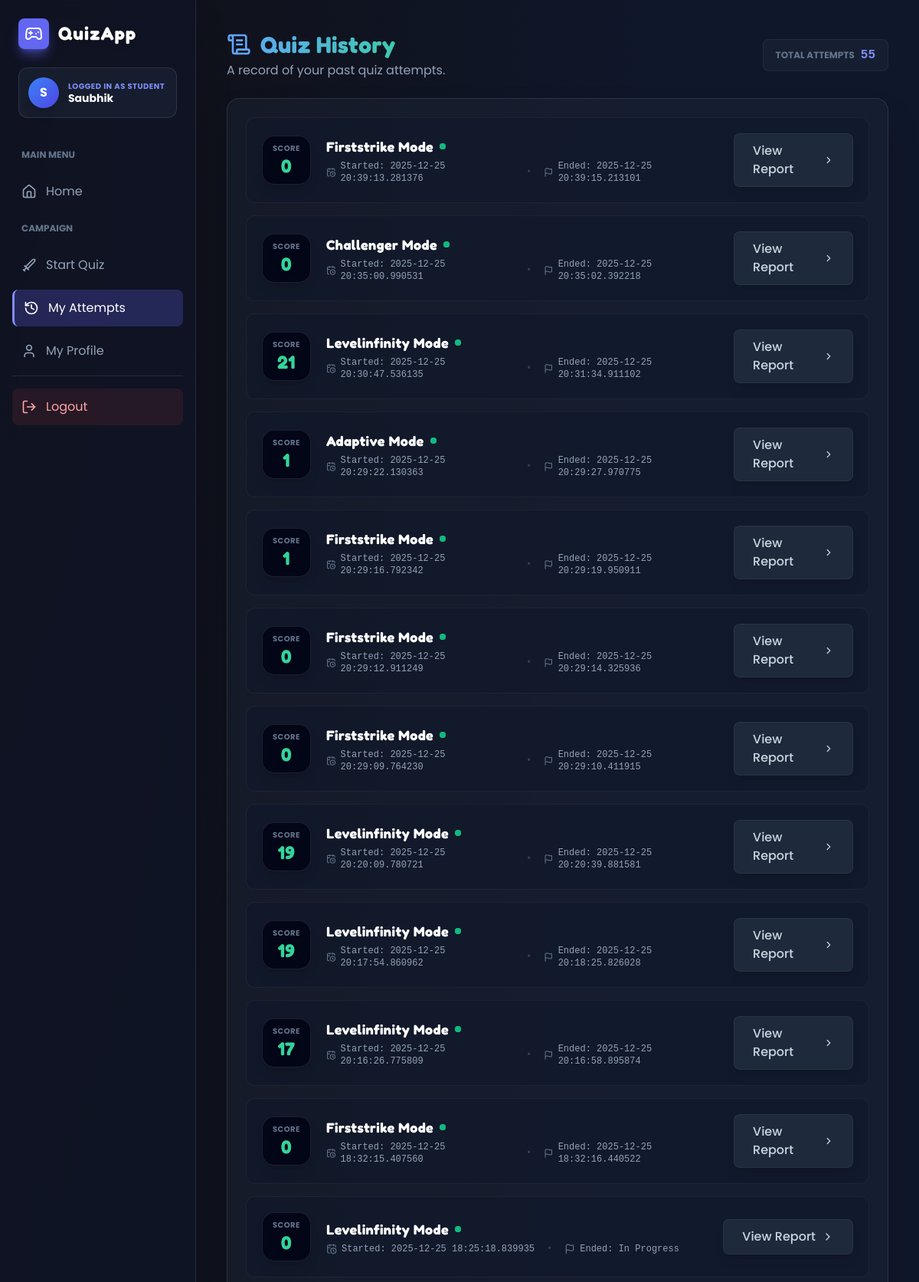
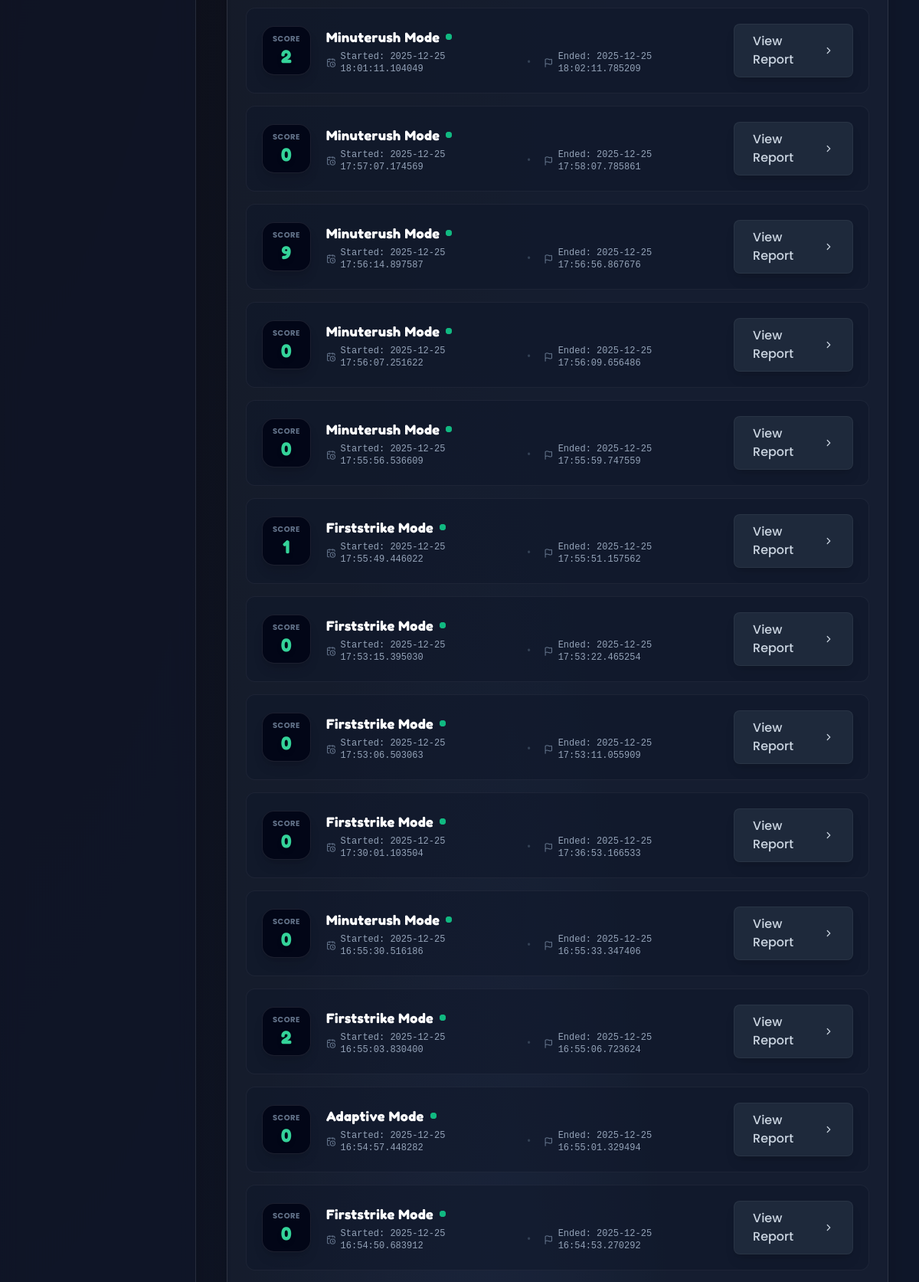
The app's page /quiz/my_attempts (signed in, upper part) with its own data (2 pictures, top to bottom).
### models.py (models this page shows, shortened)
class User(UserMixin, db.Model):
    id = db.Column(db.Integer, primary_key=True)
    username = db.Column(db.String(120), unique=True, nullable=False)
    password_hash = db.Column(db.String(256), nullable=False)
    role = db.Column(db.Enum(Role), default=Role.STUDENT)

class Attempt(db.Model):
    id = db.Column(db.Integer, primary_key=True)
    user_id = db.Column(db.Integer, nullable=False)
    mode = db.Column(db.String(50), nullable=False)
    score = db.Column(db.Integer, default=0)
    started_at = db.Column(db.DateTime, default=datetime.utcnow)
    ended_at = db.Column(db.DateTime)
    details = db.Column(db.Text)  # JSON encoded list of per-question events

### quiz/routes.py (the view)
@quiz_bp.route("/my_attempts")
@login_required
def my_attempts():
    attempts = Attempt.query.filter_by(user_id=current_user.id).order_by(Attempt.started_at.desc()).all()
    return render_template("my_attempts.html", attempts=attempts)

### models.py (called while the page is built)
@login_manager.user_loader
def load_user(user_id):
    try:
        return User.query.get(int(user_id))
    except Exception:
        return None

### templates/my_attempts.html (shortened to what this page needs)
{% extends "base.html" %}
{% block content %}
<div class="max-w-5xl mx-auto space-y-6 fade">
    <div class="flex flex-col md:flex-row items-start md:items-center justify-between gap-4">
        <div>
            <h2 class="text-3xl font-bold text-transparent bg-clip-text bg-gradient-to-r from-blue-400 to-emerald-400 font-game drop-shadow-sm flex items-center gap-3">
                <i data-lucide="scroll-text" class="text-blue-400 w-8 h-8"></i>
            </h2>
            <p class="text-slate-400 mt-1">A record of your past quiz attempts.</p>
        </div>
        {% if attempts %}
        <div class="flex items-center gap-2 bg-slate-800/50 px-4 py-2 rounded-lg border border-white/5">
            <span class="text-xs text-slate-500 uppercase font-bold">Total Attempts</span>
            <span class="text-indigo-400 font-bold font-mono">{{ attempts|length }}</span>
        </div>
        {% endif %}
    </div>
    <div class="bg-slate-800/40 backdrop-blur-md border border-white/10 rounded-2xl overflow-hidden p-6 shadow-2xl min-h-[50vh]">
        {% if attempts %}
            <div class="grid gap-4">
                {% for a in attempts %}
                <div class="group relative bg-slate-900/50 hover:bg-slate-800/80 border border-white/5 hover:border-indigo-500/30 rounded-xl p-5 transition-all duration-300 hover:-translate-y-1 flex flex-col md:flex-row items-center justify-between gap-4">
                    <div class="absolute inset-0 bg-gradient-to-r from-indigo-500/0 via-indigo-500/0 to-indigo-500/0 group-hover:via-indigo-500/5 transition-all rounded-xl pointer-events-none"></div>
                    <div class="flex items-center gap-5 w-full md:w-auto relative z-10">
                        <div class="flex-shrink-0 w-16 h-16 rounded-2xl bg-slate-950 border border-white/10 flex flex-col items-center justify-center shadow-lg group-hover:scale-110 group-hover:border-emerald-500/30 transition-all duration-300">
                            <span class="text-[10px] text-slate-500 font-bold uppercase tracking-wider">Score</span>
                            <span class="text-2xl font-bold text-emerald-400 font-game drop-shadow-md">{{ a.score }}</span>
                        </div>
                        <div class="space-y-1">
                            <div class="flex items-center gap-2">
                                <h3 class="text-lg font-bold text-white group-hover:text-indigo-300 transition-colors tracking-wide">
                                    {{ a.mode | capitalize }} Mode
                                </h3>
                                <span class="flex h-2 w-2 relative">
                                    <span class="relative inline-flex rounded-full h-2 w-2 bg-emerald-500"></span>
                                </span>
                            </div>
                            <div class="flex flex-col sm:flex-row sm:items-center gap-y-1 gap-x-4 text-xs text-slate-400 font-mono">
                                <div class="flex items-center gap-1.5">
                                    <i data-lucide="calendar-clock" class="w-3.5 h-3.5 text-slate-500"></i>
                                    <span>Started: {{ a.started_at }}</span>
                                </div>
                                <div class="hidden sm:block text-slate-700">•</div>
                                <div class="flex items-center gap-1.5">
                                    <i data-lucide="flag" class="w-3.5 h-3.5 text-slate-500"></i>
                                    <span>Ended: {{ a.ended_at or 'In Progress' }}</span>
                                </div>
                            </div>
                        </div>
                    </div>
                    <div class="flex items-center w-full md:w-auto justify-end relative z-10">
                        <a href="{{ url_for('quiz.results', attempt_id=a.id) }}"
                           class="w-full md:w-auto flex items-center justify-center gap-2 bg-slate-800 hover:bg-indigo-600 text-slate-300 hover:text-white px-6 py-2.5 rounded-lg border border-white/5 hover:border-indigo-400/50 transition-all font-medium shadow-lg group/btn">
                            <span>View Report</span>
                            <i data-lucide="chevron-right" class="w-4 h-4 group-hover/btn:translate-x-1 transition-transform"></i>
                        </a>
                    </div>
                </div>
                {% endfor %}
            </div>
        {% endif %}
    </div>
</div>
{% endblock %}

### templates/base.html (shortened to what this page needs)
<!DOCTYPE html>
<html lang="en">
<head>
    <script src="https://cdn.tailwindcss.com"></script>
    <link rel="stylesheet" href="{{ url_for('static', filename='css/style.css') }}">
</head>
<body class="flex flex-col md:flex-row min-h-screen overflow-hidden">
    {% if current_user.is_authenticated %}
    <aside id="sidebar"
        class="w-full md:w-64 glass-sidebar text-slate-300 flex flex-col shadow-2xl z-20 shrink-0 h-screen overflow-y-auto">
        <div class="p-6 pb-2">
            <div class="flex items-center gap-3 mb-6">
                <div class="bg-indigo-500 p-2 rounded-lg shadow-lg shadow-indigo-500/50">
                    <i data-lucide="gamepad-2" class="text-white w-6 h-6"></i>
                </div>
                <h2 class="text-2xl font-bold text-white font-game tracking-wider drop-shadow-md">QuizApp</h2>
            </div>
            <div class="bg-slate-800/50 p-3 rounded-xl border border-white/10 mb-4 flex items-center gap-3">
                <div
                    class="w-10 h-10 rounded-full bg-gradient-to-br from-blue-500 to-indigo-600 flex items-center justify-center text-white font-bold shadow-lg">
                    {{ current_user.username[0] | upper }}
                </div>
                <div class="overflow-hidden">
                    <p class="text-[10px] font-bold text-indigo-400 uppercase tracking-wider truncate">
                        Logged in as {{ current_user.role.value | capitalize }}
                    </p>
                    <div class="font-bold text-white truncate text-sm leading-tight">{{ current_user.username }}</div>
                </div>
            </div>
        </div>
        <nav class="flex-1 px-4 space-y-2 pb-6">
            <div class="text-xs font-bold text-slate-500 uppercase px-3 py-2 mt-2">Main Menu</div>
            <a class="block p-3 rounded-lg nav-item flex items-center gap-3 {% if request.endpoint == 'auth.index' %}active{% endif %}" href="{{ url_for('auth.index') }}">
                <i data-lucide="home" class="w-5 h-5"></i>
                <span>Home</span>
            </a>
            {% if current_user.role is defined and current_user.role.value == "teacher" %}
            <div class="text-xs font-bold text-slate-500 uppercase px-3 py-2 mt-4">Admin Zone</div>
            <a class="block p-3 rounded-lg nav-item flex items-center gap-3 {% if 'teacher.dashboard' in request.endpoint %}active{% endif %}" href="{{ url_for('teacher.dashboard') }}">
                <i data-lucide="layout-dashboard" class="w-5 h-5"></i>
                <span>Dashboard</span>
            </a>
            <a class="block p-3 rounded-lg nav-item flex items-center gap-3 {% if 'teacher.questions' in request.endpoint %}active{% endif %}" href="{{ url_for('teacher.questions') }}">
                <i data-lucide="scroll" class="w-5 h-5"></i>
                <span>Questions</span>
            </a>
            <a class="block p-3 rounded-lg nav-item flex items-center gap-3 {% if 'teacher.analytics' in request.endpoint %}active{% endif %}" href="{{ url_for('teacher.analytics') }}">
                <i data-lucide="bar-chart-2" class="w-5 h-5"></i>
                <span>Analytics</span>
            </a>
            {% else %}
            <div class="text-xs font-bold text-slate-500 uppercase px-3 py-2 mt-4">Campaign</div>
            <a class="block p-3 rounded-lg nav-item flex items-center gap-3 {% if 'quiz.start' in request.endpoint or 'quiz.run_quiz' in request.endpoint %}active{% endif %}" href="{{ url_for('quiz.start') }}">
                <i data-lucide="sword" class="w-5 h-5"></i>
                <span>Start Quiz</span>
            </a>
            <a class="block p-3 rounded-lg nav-item flex items-center gap-3 {% if 'quiz.my_attempts' in request.endpoint %}active{% endif %}" href="{{ url_for('quiz.my_attempts') }}">
                <i data-lucide="history" class="w-5 h-5"></i>
                <span>My Attempts</span>
            </a>
            <a class="block p-3 rounded-lg nav-item flex items-center gap-3 {% if 'quiz.profile' in request.endpoint %}active{% endif %}" href="{{ url_for('quiz.profile') }}">
                <i data-lucide="user" class="w-5 h-5"></i>
                <span>My Profile</span>
            </a>
            {% endif %}
            <div class="mt-8 pt-4 border-t border-white/10">
                <a href="{{ url_for('auth.logout') }}" class="block p-3 rounded-lg
              bg-red-500/10 text-red-300
              hover:bg-red-500/30 hover:text-red-100
              transition-all flex items-center gap-3 group">
                    <i data-lucide="log-out" class="w-5 h-5 transition-transform group-hover:-translate-x-1"></i>
                    <span>Logout</span>
                </a>
            </div>
        </nav>
    </aside>
    {% endif %}
    <main class="flex-1 p-6 md:p-10 fade h-screen overflow-y-auto relative">
        <div class="max-w-7xl mx-auto pb-20">
            {% block content %}{% endblock %}
        </div>
    </main>
</body>
</html>

### static/css/style.css (style rules this page uses)
:root { --game-bg: #0f172a; --game-glass: rgba(15, 23, 42, 0.6); --game-border: rgba(255, 255, 255, 0.1); --accent-indigo: #6366f1; --accent-purple: #a855f7; --accent-emerald: #10b981; --accent-red: #ef4444; }
body { font-family: 'Poppins', sans-serif; background-color: var(--game-bg); color: #e2e8f0; min-height: 100vh; background-image: radial-gradient(at 0% 0%, hsla(253, 16%, 7%, 1) 0, transparent 50%), radial-gradient(at 50% 100%, hsla(225, 39%, 30%, 1) 0, transparent 50%); background-attachment: fixed; }
h1, h2, h3, h4, .font-game { font-family: 'Fredoka', sans-serif; letter-spacing: 0.5px; }
.glass-sidebar { background: var(--game-glass); backdrop-filter: blur(12px); -webkit-backdrop-filter: blur(12px); border-right: 1px solid var(--game-border); }
.nav-item { transition: all 0.2s cubic-bezier(0.4, 0, 0.2, 1); position: relative; overflow: hidden; color: #94a3b8; }
.nav-item::before { content: ''; position: absolute; left: 0; top: 0; height: 100%; width: 3px; background: var(--accent-indigo); opacity: 0; transition: opacity 0.2s; }
.fade { animation: fadeUp 0.5s ease-out forwards; }

### templates/base.html (style rules this page uses)
:root { --game-bg: #0f172a; --sidebar-glass: rgba(15, 23, 42, 0.6); --border-glass: rgba(255, 255, 255, 0.1); }
body { font-family: 'Poppins', sans-serif; background-color: var(--game-bg); background-image: radial-gradient(at 0% 0%, hsla(253, 16%, 7%, 1) 0, transparent 50%), radial-gradient(at 50% 100%, hsla(225, 39%, 30%, 1) 0, transparent 50%); color: #e2e8f0; min-height: 100vh; }
h1, h2, h3, h4, .font-game { font-family: 'Fredoka', sans-serif; letter-spacing: 0.5px; }
.glass-sidebar { background: var(--sidebar-glass); backdrop-filter: blur(12px); border-right: 1px solid var(--border-glass); }
.nav-item { transition: all 0.2s cubic-bezier(0.4, 0, 0.2, 1); position: relative; overflow: hidden; }
.nav-item.active { background: rgba(99, 102, 241, 0.25); color: #fff; border-left: 3px solid #818cf8; border-radius: 0.5rem; }
.nav-item::before { content: ''; position: absolute; left: 0; top: 0; height: 100%; width: 4px; background: #818cf8; opacity: 0; transition: opacity 0.2s; }
.fade { animation: levelUpFade 0.5s ease-out forwards; }

### records on screen
User: username "S", role.value "STUDENT", username "Saubhik"
Attempt: score "0", mode "Firststrike", started_at "2025-12-25 20:39:13.281376", ended_at "2025-12-25 20:39:15.213101"
Attempt: score "0", mode "Challenger", started_at "2025-12-25 20:35:00.990531", ended_at "2025-12-25 20:35:02.392218"
Attempt: score "21", mode "Levelinfinity", started_at "2025-12-25 20:30:47.536135", ended_at "2025-12-25 20:31:34.911102"
Attempt: score "1", mode "Adaptive", started_at "2025-12-25 20:29:22.130363", ended_at "2025-12-25 20:29:27.970775"
Attempt: score "1", mode "Firststrike", started_at "2025-12-25 20:29:16.792342", ended_at "2025-12-25 20:29:19.950911"
Attempt: score "0", mode "Firststrike", started_at "2025-12-25 20:29:12.911249", ended_at "2025-12-25 20:29:14.325936"
Attempt: score "0", mode "Firststrike", started_at "2025-12-25 20:29:09.764230", ended_at "2025-12-25 20:29:10.411915"
Attempt: score "19", mode "Levelinfinity", started_at "2025-12-25 20:20:09.780721", ended_at "2025-12-25 20:20:39.881581"
Attempt: score "19", mode "Levelinfinity", started_at "2025-12-25 20:17:54.860962", ended_at "2025-12-25 20:18:25.826028"
Attempt: score "17", mode "Levelinfinity", started_at "2025-12-25 20:16:26.775809", ended_at "2025-12-25 20:16:58.895874"
Attempt: score "0", mode "Firststrike", started_at "2025-12-25 18:32:15.407560", ended_at "2025-12-25 18:32:16.440522"
Attempt: score "0", mode "Levelinfinity", started_at "2025-12-25 18:25:18.839935", ended_at "In Progress"
Attempt: score "2", mode "Minuterush", started_at "2025-12-25 18:01:11.104049", ended_at "2025-12-25 18:02:11.785209"
Attempt: score "0", mode "Minuterush", started_at "2025-12-25 17:57:07.174569", ended_at "2025-12-25 17:58:07.785861"
Attempt: score "9", mode "Minuterush", started_at "2025-12-25 17:56:14.897587", ended_at "2025-12-25 17:56:56.867676"
Attempt: score "0", mode "Minuterush", started_at "2025-12-25 17:56:07.251622", ended_at "2025-12-25 17:56:09.656486"
Attempt: score "0", mode "Minuterush", started_at "2025-12-25 17:55:56.536609", ended_at "2025-12-25 17:55:59.747559"
Attempt: score "1", mode "Firststrike", started_at "2025-12-25 17:55:49.446022", ended_at "2025-12-25 17:55:51.157562"
Attempt: score "0", mode "Firststrike", started_at "2025-12-25 17:53:15.395030", ended_at "2025-12-25 17:53:22.465254"
Attempt: score "0", mode "Firststrike", started_at "2025-12-25 17:53:06.503063", ended_at "2025-12-25 17:53:11.055909"
Attempt: score "0", mode "Firststrike", started_at "2025-12-25 17:30:01.103504", ended_at "2025-12-25 17:36:53.166533"
Attempt: score "0", mode "Minuterush", started_at "2025-12-25 16:55:30.516186", ended_at "2025-12-25 16:55:33.347406"
Attempt: score "2", mode "Firststrike", started_at "2025-12-25 16:55:03.830400", ended_at "2025-12-25 16:55:06.723624"
Attempt: score "0", mode "Adaptive", started_at "2025-12-25 16:54:57.448282", ended_at "2025-12-25 16:55:01.329494"
Attempt: score "0", mode "Firststrike", started_at "2025-12-25 16:54:50.683912", ended_at "2025-12-25 16:54:53.270292"

### other values on screen
{{ attempts|length }} "55"
